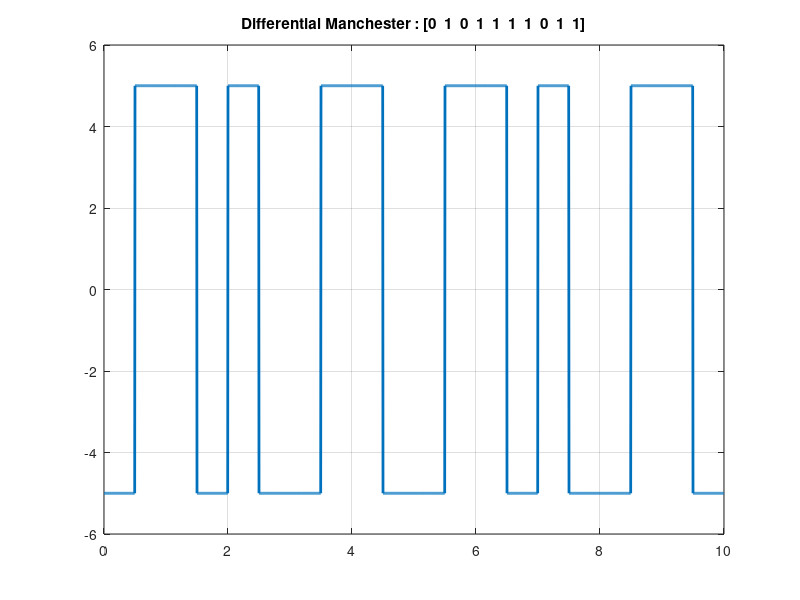

This chart was generated by the following MATLAB code:
clc;
close all;
clear all;

bits = [0,1,0,1,1,1,1,0,1,1]; %6

bitrate = 1;
voltage = 5;
temp = voltage;

T = length(bits)/bitrate; %total time for bit sequence
n = 200; %sample per bit
N = n * T; %total sample
dt = T / N; %sampling time
t = 0:dt:T-dt; %every time instance
y = zeros(1,length(t)); %output signal

%modulation
for i = 0 : length(bits) - 1
  if(bits(i+1) == 0)
    voltage = -voltage;
    y(i * n + 1 : (i + 0.5) * n) = voltage;
    y((i + 0.5) * n + 1 : (i + 1) * n) = (-1) * voltage;
    voltage = -voltage;
    
  else
    y(i * n + 1 : (i + 0.5) * n) = voltage;
    y((i + 0.5) * n + 1 : (i + 1) * n) = -voltage;
    voltage = -voltage;
  endif
end

plot(t,y,'LineWidth',2);
axis([0 T -temp-1 temp+1]);
grid on;
title(['Differential Manchester : [' num2str(bits) ']']);

%demodulation
for i = 1 : length(t)
  if(rem(i,n) == 0 && y(i - n * 0.5) == temp)
    receiving_bits(i / n) = 1;
    temp = -temp;
    elseif(rem(i,n) == 0 && y(i - n * 0.5) == -temp)
    receiving_bits(i / n) = 0;
  endif
end
disp("Differential Manchester Decoding : ");
disp(receiving_bits);
